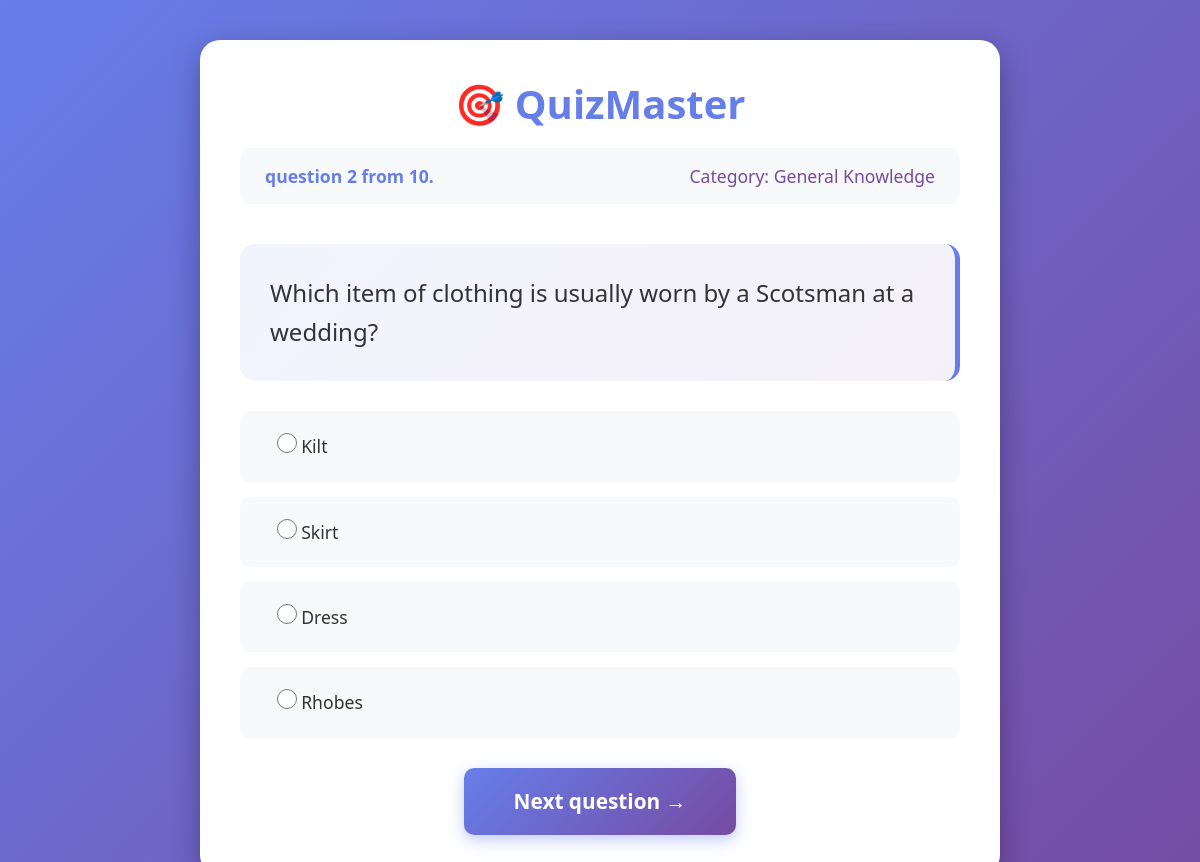
Screenshot of /quiz/2/question/2/ with the database file from the repository.
### competition_app/models.py (models this page shows, shortened)
class QuizSession(models.Model):
    user = models.ForeignKey(settings.AUTH_USER_MODEL, on_delete= models.CASCADE, null= True, blank= True)
    category = models.ForeignKey(Category, on_delete= models.CASCADE)
    questions = models.ManyToManyField(Question)
    score = models.IntegerField()
    total_question = models.IntegerField()
    created_at = models.DateTimeField(auto_now_add= True)
    completed_at = models.DateTimeField(null= True, blank= True)
    is_completed = models.BooleanField(default= False)

class Category(models.Model):
    name = models.CharField(max_length= 25)
    category_id = models.IntegerField(unique= True)

class Question(models.Model):
    category = models.ForeignKey(Category, on_delete= models.CASCADE)
    question = models.TextField()
    difficulty = models.CharField(max_length=10)
    type = models.CharField(max_length=10)

class Answer(models.Model):
    question = models.ForeignKey(Question, on_delete= models.CASCADE)
    answer_text = models.TextField()
    is_correct = models.BooleanField()

### competition_app/views.py (the view, shortened to what this page needs)
# urls.py: path("quiz/<int:quiz_id>/question/<int:num>/", quiz_question, name= "quiz_question"),
@csrf_exempt
def quiz_question(request, quiz_id, num):
    quiz_session = QuizSession.objects.get(id=quiz_id)
    questions = quiz_session.questions.all().order_by('id')
    question = questions[num - 1]
    answers = Answer.objects.filter(question=question)
    if request.method == "GET":
        context = {
            'quiz_session': quiz_session,
            'question': question,
            'answers': answers,
            'num': num,
        }
        return render(request, 'competition_app/quiz_question.html', context)

### competition_app/templates/competition_app/quiz_question.html (shortened to what this page needs)
{% load static %}
<!DOCTYPE html>
<html lang="en" xmlns="http://www.w3.org/1999/html">
<head>
    <link href="https://cdn.jsdelivr.net/npm/bootstrap@5.3.0/dist/css/bootstrap.min.css" rel="stylesheet">
    <link rel="stylesheet" href="{% static 'competition_app/quiz_question.css' %}">
</head>
<body>
    <div class="container">
        <div class="quiz-container">
            <div class="header">
                <h1>🎯 QuizMaster</h1>
                <div class="progress-info">
                    <span class="question-number">question {{ num }} from 10.</span>
                    <span class="category-name">Category: {{ quiz_session.category.name }}</span>
                </div>
            </div>
            <div class="question-box">
                <h2 class="question-text">{{ question.question }}</h2>
            </div>
            <form method="POST" class="answers-form">
                <div class="answers-container">
                    {% for answer in answers %}
                    <div class="answer-option">
                        <input type="radio"
                               name="answer_id"
                               value="{{ answer.id }}"
                               id="answer_{{ answer.id }}"
                               required>
                        <label for="answer_{{ answer.id }}">
                            {{ answer.answer_text }}
                        </label>
                    </div>
                    {% endfor %}
                </div>
                <div class="submit-container">
                    {% if num == 10 %}
                        <button type="submit" class="submit-btn">see the result</button>
                    {% else %}
                        <button type="submit" class="submit-btn">Next question →</button>
                    {% endif %}
                </div>
            </form>
        </div>
    </div>
</body>
</html>

### competition_app/static/competition_app/quiz_question.css (style rules this page uses)
body { background: linear-gradient(135deg, #667eea 0%, #764ba2 100%); min-height: 100vh; font-family: 'Segoe UI', Tahoma, Geneva, Verdana, sans-serif; padding: 20px; }
.container { max-width: 800px; margin: 0 auto; padding: 20px 0; }
.quiz-container { background: white; border-radius: 20px; padding: 40px; box-shadow: 0 10px 30px rgba(0,0,0,0.3); }
.header { text-align: center; margin-bottom: 40px; }
.header h1 { color: #667eea; font-size: 2.5rem; font-weight: bold; margin-bottom: 20px; }
.progress-info { display: flex; justify-content: space-between; background: #f8f9fa; padding: 15px 25px; border-radius: 10px; font-size: 1.1rem; color: #555; }
.question-number { font-weight: bold; color: #667eea; }
.category-name { color: #764ba2; }
.question-box { background: linear-gradient(135deg, #667eea15 0%, #764ba215 100%); padding: 30px; border-radius: 15px; margin-bottom: 30px; border-right: 5px solid #667eea; }
.question-text { font-size: 1.5rem; color: #333; line-height: 1.6; margin: 0; }
.answers-container { margin: 30px 0; }
.answer-option { background: #f8f9fa; padding: 20px; margin-bottom: 15px; border-radius: 10px; transition: all 0.3s ease; cursor: pointer; border: 2px solid transparent; }
.answer-option input[type="radio"] { margin-left: 15px; width: 20px; height: 20px; cursor: pointer; }
.answer-option label { cursor: pointer; font-size: 1.1rem; color: #333; margin: 0; flex: 1; }
.submit-container { text-align: center; margin-top: 30px; }
.submit-btn { background: linear-gradient(135deg, #667eea 0%, #764ba2 100%); color: white; border: none; padding: 18px 50px; font-size: 1.3rem; font-weight: bold; border-radius: 10px; cursor: pointer; transition: all 0.3s ease; box-shadow: 0 5px 15px rgba(102, 126, 234, 0.4); }

### rows the page displays
QuizSession: category.name "General Knowledge"
Question: question "Which item of clothing is usually worn by a Scotsman at a wedding?"
Answer: answer_text "Kilt"
Answer: answer_text "Skirt"
Answer: answer_text "Dress"
Answer: answer_text "Rhobes"

### other values shown
{{ num }} "2"
